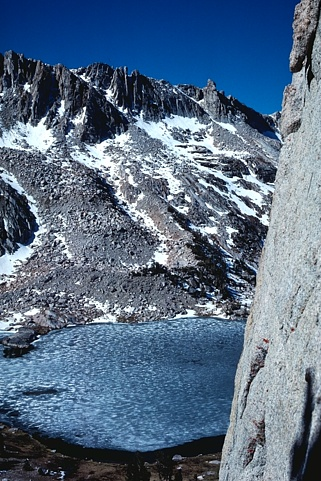
%> input picture NO-REFERENCE/noise level/167083.jpg, 321 x 481 px
$ octave NLETest.m   (GNU Octave 9; MATLAB toolbox functions it lacks are replaced by stand-ins)
%> lines starting %> are read from the running program, lines starting %| are printed output that depends on the picture
### NO-REFERENCE/noise level/GetFilePath.m
function [FilePath Pathstr Name Ext Index] = GetFilePath()
% This function GetFilePath builds up filepath along with its parts for an
% image(s) selected by the user.
%
%   INPUT:
%   OUTPUTS:
%           filepath = String Cell containing the complete path of the
%                      filename
%           pathstr  = String Cell containing the path of the filename
%               name = String Cell containing the name of files
%                ext = String Cell containing the extension of the files
%              index = Single element Vector containing the total number of
%                      files selected by the user
%
%
%
% Implemented by ASHISH MESHRAM (Meet)
% meetashish85@gmail.com

[FileName,PathName,FilterIndex] = uigetfile(...
                                  {'*.jpg;*.tif;*.png;*.gif','All Image Files';...
                                   '*.*','All Files'},...
                                   'Select Images','MultiSelect','on');
%> the answer given: 167083.jpg

if FilterIndex == 0
    disp(msgbox('Image(s) not selected! Try Again'));
else
    [~, Index] = size(FileName);
    for i=1:Index
        if iscell(FileName) == 1 %---On selecting multiple files FileName is a Cell
            FilePath(1,i) = strcat(PathName,FileName(1,i));%---Concatening filename and pathname
            [Pathstr, Name{1,i}, Ext{1,i}] = fileparts(FilePath{1,i});
        else %---On selecting single file FileName is a vector
            Index = 1;
            FilePath = strcat(PathName,FileName);%---Concatening filename and pathname
            [Pathstr, Name, Ext] = fileparts(FilePath);
        end
    end
end


### NO-REFERENCE/noise level/NLEstimate.m
function ENL = NLEstimate(I,ps,maxiter)
% This function estimate noise level in an Image as specified in paper
% entitled as Single-Image Noise Level Estimation for Blind Denoising by
% Xinhao Liu, Masayuki Tanaka, and Masatoshi Okutomi.
%
% INPUTS:
%           I = Image
%           ps = Patch Size (Optional); default size in 7
%           maxiter = Number of iteration (Optional); default value is 5
% OUTPUTS:
%           ENL = Estimated Noise Level Can be a single value if I is
%                 grayscale image or vector of 1 X 3 dimension if I is
%                 RGB image representing  in red, green and blue channel
%
%
% USAGE:
% Estimate Noise Level with default value.
% ENL = NLEstimate(imread('football.jpg'));  % Return Estimated noise level
% for all channel in an image, i.e. for red, green, and blue
% ENL = NLEstimate(rgb2gray(imread('football.jpg')));  % Return Estimated
% noise level.
%
%
% REFERENCES:
% [1] [Xiang Zhu, and Peyman Milanfar] Automatic Parameter Selection for
%     Denoising Algorithms Using a No-Reference Measure of Image Content
% [2] [Xinhao Liu Masayuki Tanaka Masatoshi Okutomi] Noise Level Estimation
%     Using Weak Texture Patches of Single Noisy Image
% [3] [Xinhao Liu, Masayuki Tanaka, and Masatoshi Okutomi] Single-Image
%     Noise Level Estimation for Blind Denoising
%
% See Also
% http://www.mathworks.com/matlabcentral/fileexchange/36921-noise-level-estimation-from-a-single-image
%
% Implemented by ASHISH MESHRAM (Meet)
% meetashish85@gmail.com


% Checking input arguments
if nargin<1||isempty(I),error('Missing Input Argument: Specify Image');
else I = im2double(I);end
if nargin<2||isempty(ps),ps = 7;end
if nargin<3||isempty(maxiter),maxiter = 5;end

% Implementation starts here

delta = 0.999; % Confidence Interval, please refer to section III.A from [3]
% Derivative Filter
kh = [-1/2,0,1/2];
% Horizontal Derivative
Ih = imfilter(I,kh,'replicate');
% Cropping to handle borders of each patch correctly
Ih = Ih(:,2:size(Ih,2)-1,:);
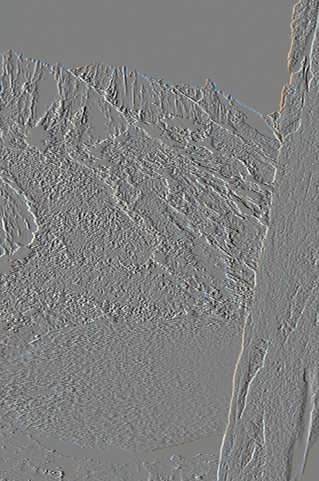
%> Ih: size 481x319x3 double; mean R, G, B 0.000802, 0.000731, 0.00056; drawn with min black and max white
% Vertical Derivative
Iv = imfilter(I,kh','replicate');
% Cropping to handle borders of each patch correctly
Iv = Iv(2:size(Iv,1)-1,:,:);
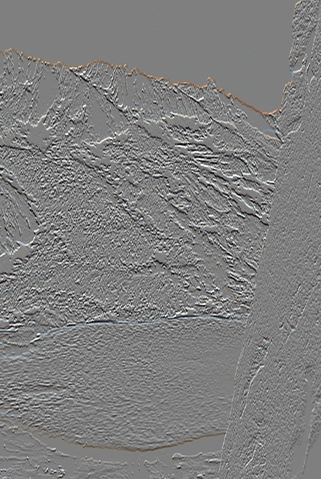
%> Iv: size 479x321x3 double; mean R, G, B 0.000505, 0.000188, -0.000331; drawn with min black and max white

% ------------------- Directional Derivative Operator ------------------- %
% Please refer to reference [3], [1]
Dh = directder(kh,ps,ps);   % Horizontal Direction
Dv = directder(kh',ps,ps);  % Vertical Direction

% ----------------------- Threshold Calculation ------------------------- %
% Evaluating trace of Gradient Matrix
D = trace(Dh'*Dh+Dv'*Dv);
% Intermediate variables
alfa = (ps*ps)/2;
beta = D/alfa;
% Computing threshold from Inverse gamma function
tau0 = gaminv(delta,alfa,beta);

% Preallcoating Noise Level array for three iamge channel
ENL = zeros(1,size(I,3));
sigma = zeros(1,maxiter);
for chan = 1:size(I,3)
    % Selecting particular channel (from red, green, and blue) of image,
    % and converting entire image into vector of specified patch size
    X = im2col(I(:,:,chan),[ps ps]);
    Xh = im2col(Ih(:,:,chan),[ps ps-2]);
	Xv = im2col(Iv(:,:,chan),[ps-2 ps]);
    Xtr = sum(vertcat(Xh,Xv));

    %---------------- Initial Noise Level Estimation ---------------------%
    % Computing Covariance Matrix
    C = (X*X')/(size(X,2)-1);
    % Compute Eigen Value of covariance matrix
    EV = eig(C);
    % Initial variance of Image
    sigma(1) = EV(1);

    %----------------- Iterative Noise Level Estimation ------------------%
    for k = 2:maxiter
        % Updating threshold equation 18 of [3]
        tau = sigma(k-1)*tau0;
        % Get Weak Texture Patch Index Using Selection Criteria, please
        % refer to section III.A equation no. 17 from [3]
        p = (Xtr<tau);
        Xtr = Xtr(:,p);
        % Selecting Weak Texture Patch
        WTP = X(:,p);

        %----- Noise Level Estimation for Selected Weak Texture Patch ----%
        % Covariance Matrix
        CWTP = (WTP*WTP')/(size(WTP,2)-1);
        % Compute Eigen Value of Covariance Matrix
        EVWTP = eig(CWTP);
        % Selecting minimum eigen value as variance of image and updating
        % initial value
        sigma(k) = EVWTP(1);

        % Specifying condtion for stoping loop
        if abs(sigma(k) - sigma(k-1)) <= 0.0001
            sig = sigma(k);
            break;
        end
    end
    % Estimated Noise Level
    ENL(chan) = sqrt(sig);
end
%> this loop made 3 passes
%> pass 1, in NLEstimate, `C = (X*X')/(size(X,2)-1);`:
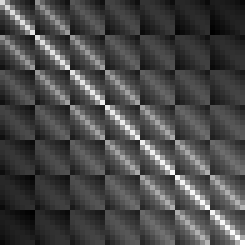
%> C: size 49x49 double (shown 5 times larger); min 0.164, max 0.198, mean 0.174; drawn with min black and max white
%> after the loop, ENL = [0.0386 0.0386 0.0392]; sig = 0.00153; sigma = [0.00134 0.00119 0.00153 0.00153 0]


### NO-REFERENCE/noise level/directder.m
function D = directder(H, rps, cps)
% This function creates Directional derivative as specified in paper
% entitlled as Single-Image Noise Level Estimation for Blind Denoising by
% Xinhao Liu, Masayuki Tanaka, and Masatoshi Okutomi.
%
% INPUT:    H =
%           rps =
%           cps =
% OUTPUT:
%           D =
%
% USAGE:
% H = [1 2 3];
%
% D = directder(H);
% D = directder(H,3);
% D = directder(H,3,5);
% REFERENCE:
% [1] Single-Image Noise Level Estimation for Blind Denoising Xinhao Liu,
%     Masayuki Tanaka, and Masatoshi Okutomi
%
% Implemented by ASHISH MESHRAM (Meet)
% meetashish85@gmail.com


% Checking input arguments
if nargin<1||isempty(H),error('Missing Input Argument');end
if nargin<2||isempty(rps),rps = 7;cps = 7;end
if nargin<3||isempty(cps),cps = rps;end

% Implementation starts here {Please refer to reference)
V = zeros(1,rps*cps);
V(1:length(H)) = H;
D = toeplitz(V);

### NO-REFERENCE/noise level/NLETest.m
% Clear workspace and command screen
clear all;clc;
% Get image from user
I = im2double(imread(GetFilePath()));
% I = rgb2gray(im2double(imread('football.jpg')));
% I = im2double(imread('football.jpg'));
OENL = NLEstimate(I);
%> OENL = [0.0386 0.0386 0.0392]
% Noise level to be estimated
TNL = [5,10,20,40];   % True Noise Level
% Number of channel in image ch = 3 for RGB and ch = 1 for grayscale
ch = size(I,3);
%> ch = 3
% Preallocating memory for noise level results
ENL = zeros(length(TNL),ch);
tic;
% Start estimating noise
for k = 1:length(TNL)
    % Adding Noise
    NI = I + randn(size(I)) * TNL(k);
    % Estimate Noise Level
    ENL(k,:) = NLEstimate(NI);
end
%> this loop made 4 passes
%> pass 1, `NI = I + randn(size(I)) * TNL(k);`:
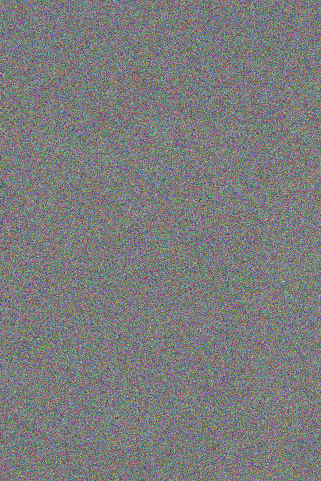
%> NI: size 481x321x3 double; mean R, G, B 0.3, 0.4, 0.5; drawn with min black and max white
%> pass 1, in NLEstimate (call 2), `Ih = imfilter(I,kh,'replicate');`:
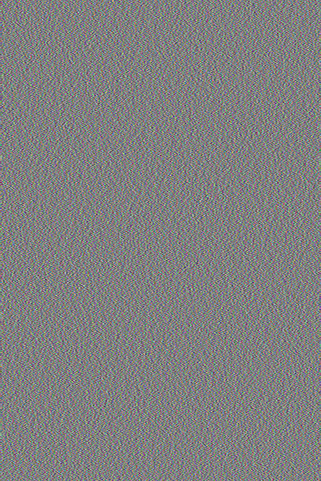
%> Ih: size 481x321x3 double; mean R, G, B -0.000249, 0.00139, 0.00041; drawn with min black and max white
%> pass 1, in NLEstimate (call 2), `Ih = Ih(:,2:size(Ih,2)-1,:);`:
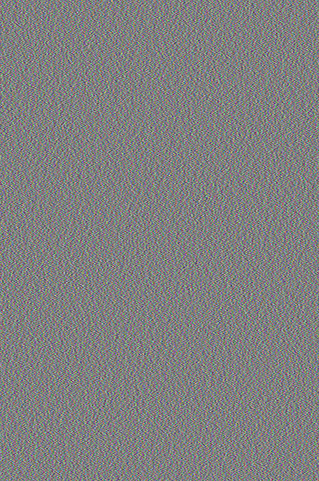
%> Ih: size 481x319x3 double; mean R, G, B 0.000938, 0.00152, 0.000981; drawn with min black and max white
%> pass 1, in NLEstimate (call 2), `Iv = imfilter(I,kh','replicate');`:
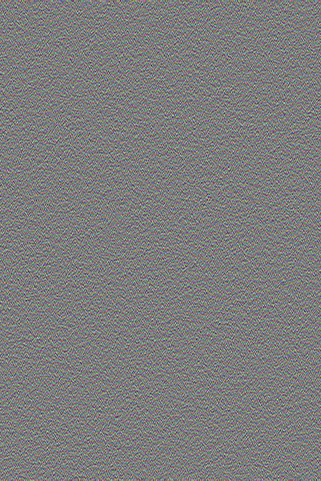
%> Iv: size 481x321x3 double; mean R, G, B 0.000882, 0.00127, -0.000345; drawn with min black and max white
%> after the loop, ENL = [4.9 4.88 4.9; 9.87 9.82 9.84; 19.52 19.58 19.71; 39.45 39.42 39.05]
t = toc;
fprintf('Calculation time: %5.2f [sec]\n\n', t );
